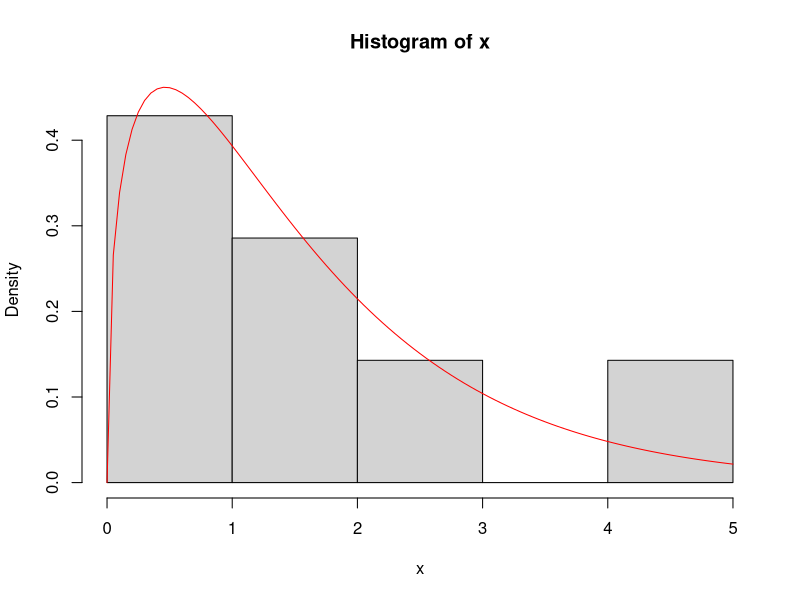
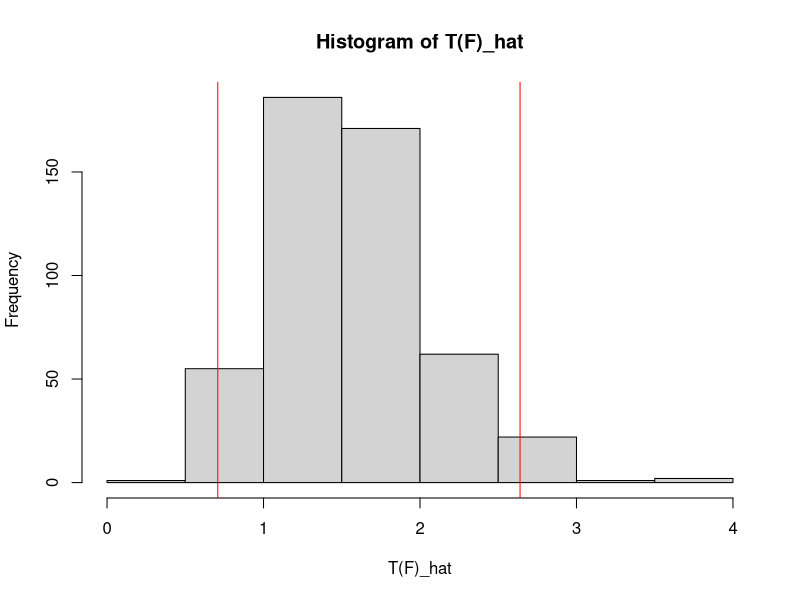

These figures' R source, in order:
####################################################
#                      example 4                   #
####################################################
# Original sample
x = c(2.6, 0.89, 1.6, 0.76, 1.01, 4.06, 0.17)

# Plot histogram of x to get a rough idea of the underlying distribution F
hist(x, freq = FALSE, ylim = c(0, 0.45))

# Let's fit a gamma distribution to x. Hence the estimates of parameters shape (alpha) and rate (beta) are sample analogues of methods of moments
meanx = mean(x)
varx = var(x)

alpha = meanx^2/varx
beta = meanx/varx

#Add the fitted distribution curve to the histogram
curve(dgamma(x, shape = alpha, rate = beta), add = TRUE, col = "red")

# Number of bootstrap samples
B = 500

# Generating bootstrap samples from the estimated F i.e. gamma and arranging in a matrix form. Each row is a sample
xb = matrix(rgamma(B*length(x), shape = alpha, rate = beta), nrow = B)

# Calculate T(F) for each B bootstrap sample
tb = sapply(1:B, function(b){return(mean(xb[b,]))})

# Plot the histogram of the bootstrap estimates
hist(tb, xlab = "T(F)_hat", main = "Histogram of T(F)_hat")
# Mark the 95% confidence interval with two vertical red lines
abline(v = quantile(tb, probs = c(0.025, 0.975)), col = "red")

# Calculate the qualtile 95% confidence interval
quantile(tb, probs = c(0.025, 0.975))

# Calculate the normal 95% confidence interval
mean(tb) + c(-1.95, 1.95)*sd(tb)

